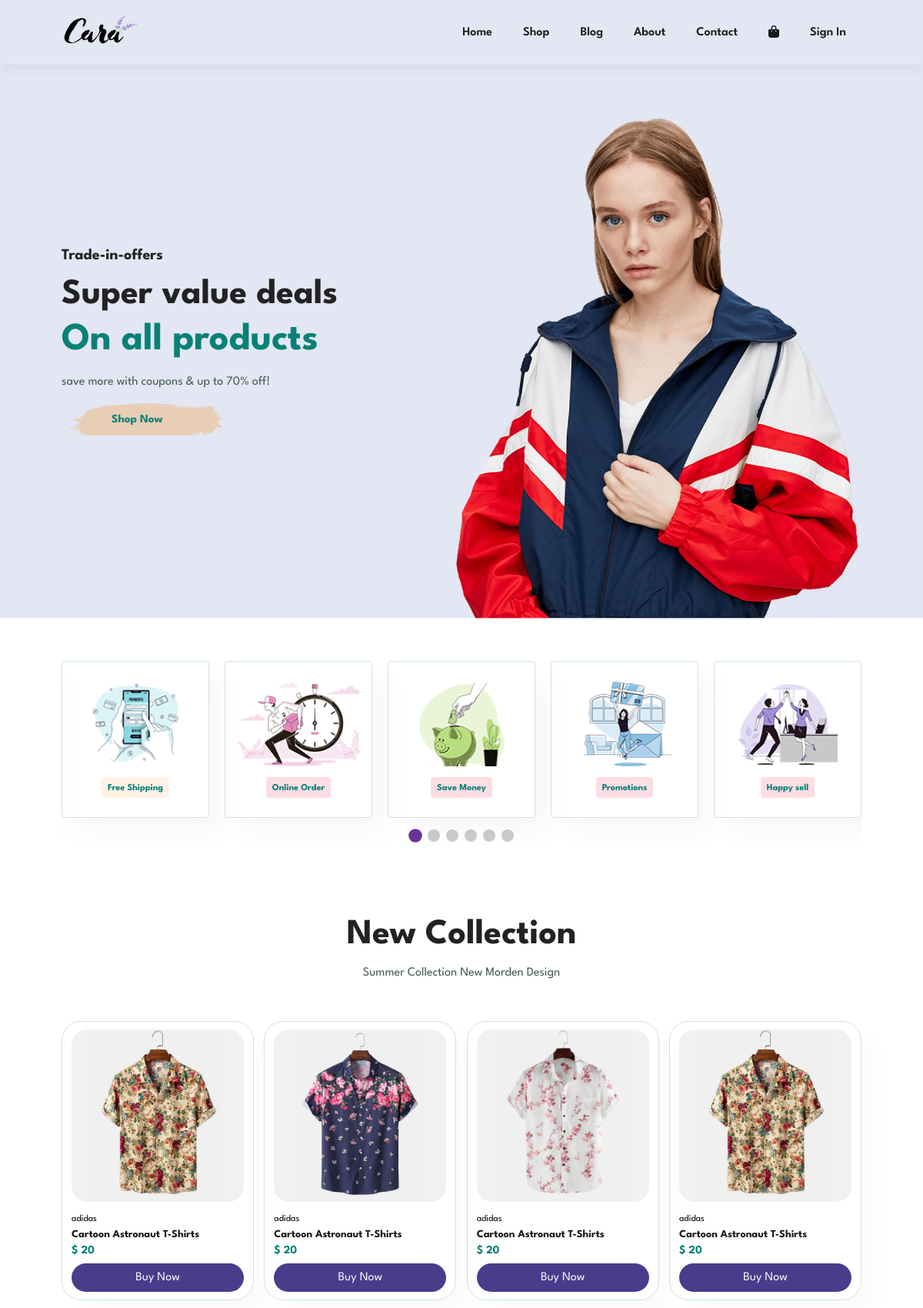
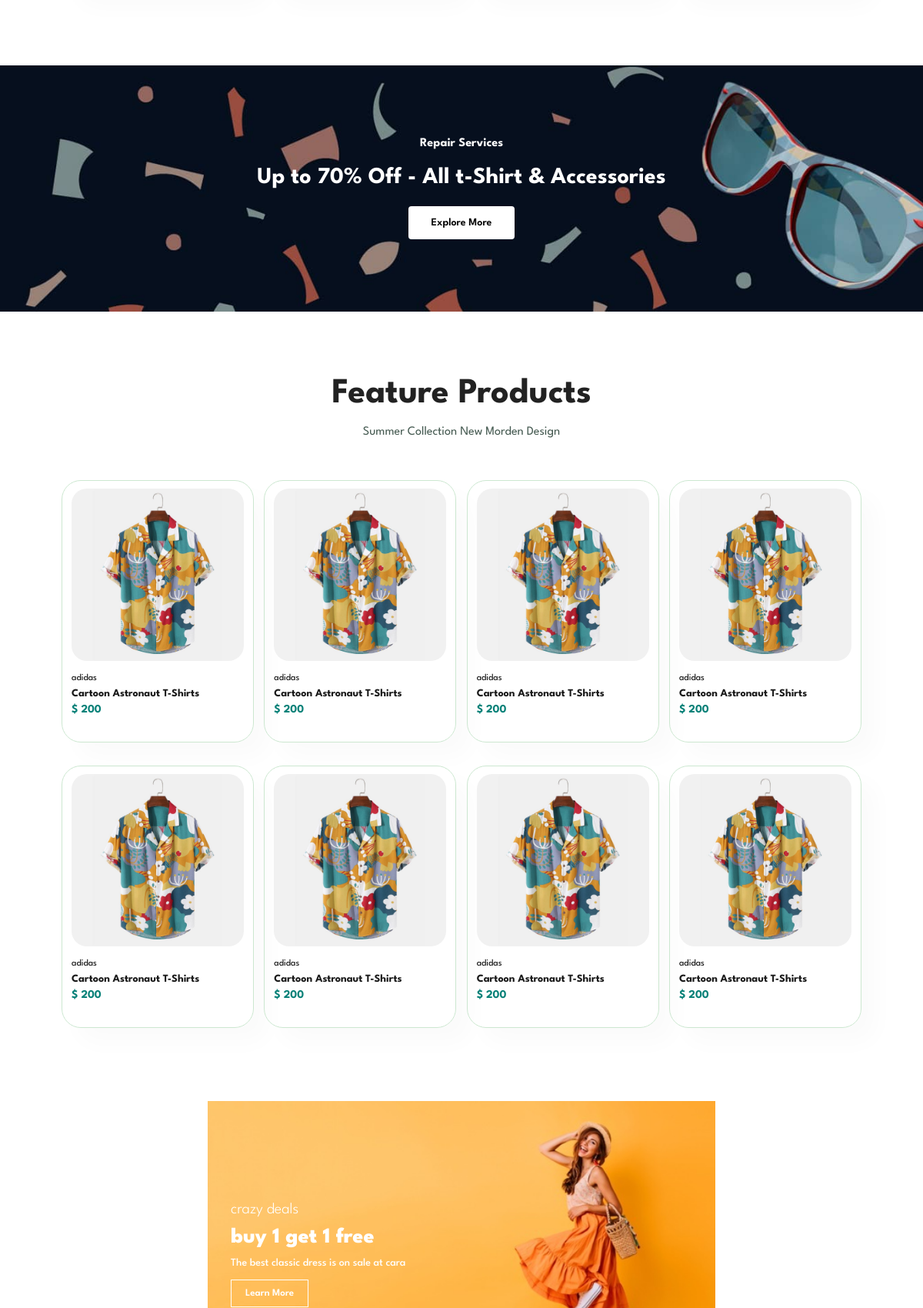
The page / (upper part) on the database its author committed (2 pictures, top to bottom).
### tables this page shows
CREATE TABLE `logo` (
  `id` int(11) NOT NULL,
  `logo_img` text NOT NULL
);

CREATE TABLE `hero` (
  `id` int(11) NOT NULL,
  `sub_title` varchar(255) NOT NULL,
  `title` varchar(255) NOT NULL,
  `title2` varchar(255) NOT NULL,
  `content` varchar(255) NOT NULL,
  `img` text NOT NULL
);

CREATE TABLE `feature` (
  `id` int(11) NOT NULL,
  `image` text NOT NULL,
  `service` varchar(255) NOT NULL
);

CREATE TABLE `pro_heading` (
  `id` int(11) NOT NULL,
  `title` varchar(255) NOT NULL,
  `subtitle` varchar(255) NOT NULL
);

CREATE TABLE `product` (
  `id` int(11) NOT NULL,
  `image` text NOT NULL,
  `subtitle` varchar(255) NOT NULL,
  `title` varchar(255) NOT NULL,
  `price` varchar(255) NOT NULL,
  `size` text NOT NULL,
  `content` text NOT NULL
);

CREATE TABLE `banner` (
  `id` int(11) NOT NULL,
  `image` text NOT NULL,
  `subtitle` varchar(255) NOT NULL,
  `title` varchar(255) NOT NULL
);

CREATE TABLE `new_pro_heading` (
  `id` int(11) NOT NULL,
  `title` varchar(255) NOT NULL,
  `subtitle` varchar(255) NOT NULL
);

CREATE TABLE `new_arrivals` (
  `id` int(11) NOT NULL,
  `image` text NOT NULL,
  `subtitle` varchar(255) NOT NULL,
  `title` varchar(255) NOT NULL,
  `icon` varchar(255) NOT NULL,
  `price` varchar(255) NOT NULL,
  `icon2` varchar(255) NOT NULL
);

CREATE TABLE `sm_banner` (
  `id` int(11) NOT NULL,
  `subtitle` varchar(255) NOT NULL,
  `title` varchar(255) NOT NULL,
  `content` varchar(255) NOT NULL,
  `image` text NOT NULL
);

### index.php (the view, shortened to what this page needs)
<?php include("header.php"); ?>
<body>
    <?php include("nabvar.php"); ?>
    <section id="hero">
        <?php
        $sql = 'select*from hero';
        $result = $connection->query($sql);
        $row = mysqli_fetch_array($result);
        ?>
        <h4>
            <?php echo $row['sub_title']; ?>
        </h4>
        <h2>
            <?php echo $row['title']; ?>
        </h2>
        <h1>
            <?php echo $row['title2']; ?>
        </h1>
        <p>
            <?php echo $row['content']; ?>
        </p>
        <button class="wow animate__rubberBand">Shop Now</button>
    </section>
    <div id="feature" class="section-p1">
        <div class="swiper category-slider wow animate__fadeInUp">
            <div class="swiper-wrapper">
                <?php
                $sql = 'select*from feature';
                $result = $connection->query($sql);
                while ($row = $result->fetch_assoc()) {
                    ?>
                    <div class=" swiper-slide fe-box">
                        <img src="./upload/<?php echo $row['image']; ?>" alt="">
                        <h6>
                            <?php echo $row['service']; ?>
                        </h6>
                    </div>
                <?php } ?>
            </div>
            <br><br>
            <div class="swiper-pagination"></div>
        </div>
    </div>
    <section id="product1" class="section-p1">
        <?php
        $sql = 'select*from pro_heading';
        $result = $connection->query($sql);
        $row = mysqli_fetch_array($result);
        ?>
        <h2>
            <?php echo $row['title']; ?>
        </h2>
        <p>
            <?php echo $row['subtitle']; ?>
        </p>
        <div class="pro-container">
            <?php
            $sql = 'select*from product';
            $result = $connection->query($sql);
            while ($row = $result->fetch_assoc()) {
                ?>
                <div class="pro wow animate__zoomIn">
                    <img src="./upload/<?php echo $row['image'] ?>" alt="">
                    <div class="des">
                        <span>
                            <?php echo $row['subtitle']; ?>
                        </span>
                        <h5>
                            <?php echo $row['title']; ?>
                        </h5>
                        <h4>$
                            <?php echo $row['price']; ?>
                        </h4>
                    </div>
                    <a href="sproduct.php?id=<?php echo $row['id']; ?>" class="by_btn">Buy Now</a>
                </div>
            <?php } ?>
        </div>
    </section>
    <?php
    $sql = 'select*from banner';
    $result = $connection->query($sql);
    $row = mysqli_fetch_array($result);
    ?>
    <section style="background-image: url(./upload/<?php echo $row['image'] ?>);" id="banner" class="section-m1">
        <h4>
            <?php echo $row['subtitle']; ?>
        </h4>
        <h2>
            <?php echo $row['title']; ?>
        </h2>
        <button class="normal">Explore More</button>
    </section>
    <section id="product1" class="section-p1">
        <?php
        $sql = "select*from new_pro_heading";
        $result = $connection->query($sql);
        $row = mysqli_fetch_array($result);
        ?>
        <h2>
            <?php echo $row['title']; ?>
        </h2>
        <p>
            <?php echo $row['subtitle']; ?>
        </p>
        <div class="pro-container">
            <?php
            $sql = "select*from new_arrivals";
            $result = $connection->query($sql);
            while ($row = $result->fetch_assoc()) {
                ?>
                <div class="pro wow animate__zoomIn">
                    <img src="./upload/<?php echo $row['image']; ?>" alt="">
                    <div class="des">
                        <span>
                            <?php echo $row['subtitle']; ?>
                        </span>
                        <h5>
                            <?php echo $row['title']; ?>
                        </h5>
                        <h4>$
                            <?php echo $row['price']; ?>
                        </h4>
                    </div>
                </div>
            <?php } ?>
        </div>
    </section>
    <section id="sm-banner" class="section-p1 wow animate__fadeInUp">
        <?php
        $sql = "select*from sm_banner";
        $result = $connection->query($sql);
        $row = mysqli_fetch_array($result);
        ?>
        <div class="banner-box" style="background-image: url(./upload/<?php echo $row['image']; ?>)">
            <h4>
                <?php echo $row['subtitle']; ?>
            </h4>
            <h2>
                <?php echo $row['title']; ?>
            </h2>
            <span>
                <?php echo $row['content']; ?>
            </span>
            <button class="white">Learn More</button>
        </div>
    </section>
    <?php include("footer.php"); ?>

### nabvar.php (shortened to what this page needs)
<section id="header">
<?php
$sql='select*from logo';
$result=$connection->query($sql);
$row=mysqli_fetch_array($result);
?>
<a href="#"><img src="./upload/<?php echo $row['logo_img'];?>" class="logo" alt=""></a>
<div>
    <ul id="navbar">
        <li><a class="" href="index.php">Home</a></li>
        <li><a href="shop.php">Shop</a></li>
        <li><a href="blog.php">Blog</a></li>
        <li><a href="about.php">About</a></li>
        <li><a href="contact.php">Contact</a></li>
        <li id="lg-bag"><a href="checkout.php"><i class="fa-solid fa-bag-shopping"></i></a></li>
        <?php
            if(isset($_SESSION['user_id'])){
                ?>
        <li><a href="logout.php">Logout(<?php echo $_SESSION['name'];?>)</a></li>
        <?php }
        else{
            ?>
            <li><a href="login.php">Sign In</a></li>
       <?php  } ?>
    </ul>
</div>
</section>

### style.css (style rules this page uses)
* { margin: 0; padding: 0; box-sizing: border-box; font-family: 'League Spartan', sans-serif; }
h1 { font-size: 50px; line-height: 64px; color: #222; }
h2 { font-size: 46px; line-height: 54px; color: #222; }
.by_btn { display: block; font-size: 1rem; color: whitesmoke; background-color: darkslateblue; padding: .7rem 3rem; text-decoration: none; border-radius: 1.5rem; }
h4 { font-size: 20px; color: #222; }
h6 { font-weight: 700; font-size: 12px; }
p { font-size: 16px; color: #465b52; margin: 15px 0 20px 0; }
.section-p1 { padding: 40px 80px; }
.section-m1 { margin: 40px 0; }
button.normal { font-size: 14px; font-weight: 600; padding: 15px 30px; color: #000; background-color: #fff; border-radius: 4px; cursor: pointer; border: none; outline: none; transition: 0.2s; }
button.white { font-size: 13px; font-weight: 600; padding: 11px 18px; color: #fff; background-color: transparent; cursor: pointer; border: 1px solid #fff; outline: none; transition: 0.2s; }
body { width: 100%; }
#header { display: flex; align-items: center; justify-content: space-between; padding: 20px 80px; background-color: #E3E6F3; box-shadow: 0 5px 15px rgb(0, 0, 0, 0.06); z-index: 999; position: sticky; top: 0; left: 0; }
#navbar { display: flex; align-items: center; justify-content: center; }
#navbar li { list-style: none; padding: 0 20px; position: relative; }
#navbar li a { text-decoration: none; font-size: 16px; font-weight: 600; color: #1a1a1a; transition: 0.3s ease; }
#hero { background-image: url("./img/hero4.png"); height: 90vh; width: 100%; background-size: cover; background-position: top 25% right 0; padding: 0 80px; display: flex; flex-direction: column; align-items: flex-start; justify-content: center; }
#hero h4 { padding-bottom: 15px; }
#hero h1 { color: #088178; }
#hero button { background-image: url(./img/button.png); background-color: transparent; color: #088178; border: 0; padding: 14px 80px 14px 65px; background-repeat: no-repeat; cursor: pointer; font-weight: 700; font-size: 15px; }
#feature { display: flex; align-items: center; justify-content: space-between; flex-wrap: wrap; }
#feature .fe-box { width: 180px; text-align: center; padding: 25px 15px; box-shadow: 20px 20px 34px rgb(0, 0, 0, 0.03); border: 1px solid #cce7d0; border-radius: 4px; margin: 15px 0; overflow: hidden !important; }
#feature .fe-box img { width: 100%; margin-bottom: 10px; }
#feature .fe-box h6 { display: inline-block; padding: 9px 8px 6px 8px; line-height: 1; border-radius: 4px; color: #088178; background-color: #fddde4; }
#feature .fe-box:nth-child(2) h6 { background-color: #cdebbc; }
#feature .fe-box:nth-child(3) h6 { background-color: #d1e8f2; }
#feature .fe-box:nth-child(4) h6 { background-color: #cdd4f8; }
#feature .fe-box:nth-child(6) h6 { background-color: #fff2e5; }
#product1 { text-align: center; }
#product1 .pro-container { display: flex; justify-content: space-between; flex-wrap: wrap; padding-top: 20px; }
#product1 .pro { width: 23%; min-width: 250px; padding: 10px 12px; border: 1px solid #cce7d0; border-radius: 25px; cursor: pointer; box-shadow: 20px 20px 30px rgb(0, 0, 0, 0.02); margin: 15px 0; transition: 0.2s ease; position: relative; }
#product1 .pro img { width: 100%; border-radius: 20px; }
#product1 .pro .des { text-align: start; padding: 10px 0; }
#product1 .pro .des span { color: #060606; font-size: 12px; }
#product1 .pro .des h5 { padding-top: 7px; color: #1a1a1a; font-size: 14px; }
#product1 .pro .des h4 { padding-top: 7px; font-size: 15px; font-weight: 700; color: #088178; }
#banner { display: flex; flex-direction: column; justify-content: center; align-items: center; text-align: center; width: 100%; height: 40vh; background-size: cover; background-position: center; }
#banner h4 { color: #fff; font-size: 16px; }
#banner h2 { color: #fff; font-size: 30px; padding: 10px 0; }
#sm-banner { display: flex; justify-content: space-between; flex-wrap: wrap; }
#sm-banner .banner-box { display: flex; flex-direction: column; justify-content: center; align-items: flex-start; background-image: url(./img/banner/b17.jpg); min-width: 660px; height: 50vh; background-size: cover; background-position: center; padding: 30px; margin: 0 auto; }
#sm-banner h4 { color: #fff; font-size: 20px; font-weight: 300; }
#sm-banner h2 { color: #fff; font-size: 28px; font-weight: 800; }
#sm-banner span { color: #fff; font-size: 14px; font-weight: 500; padding-bottom: 15px; }

### rows shown on the page
logo: logo_img (picture)
hero: sub_title "Trade-in-offers", title "Super value deals", title2 "On all products", content "save more with coupons & up to 70% off!"
feature: image (picture), service "Free Shipping"
feature: image (picture), service "Online Order"
feature: image (picture), service "Save Money"
feature: image (picture), service "Promotions"
feature: image (picture), service "Happy sell"
pro_heading: title "New Collection", subtitle "Summer Collection New Morden Design"
product: image (picture), subtitle "adidas", title "Cartoon Astronaut T-Shirts", price "20"
product: image (picture), subtitle "adidas", title "Cartoon Astronaut T-Shirts", price "20"
product: image (picture), subtitle "adidas", title "Cartoon Astronaut T-Shirts", price "20"
product: image (picture), subtitle "adidas", title "Cartoon Astronaut T-Shirts", price "20"
banner: image (picture), subtitle "Repair Services", title "Up to 70% Off - All t-Shirt & Accessories"
new_pro_heading: title "Feature Products", subtitle "Summer Collection New Morden Design"
new_arrivals: image (picture), subtitle "adidas", title "Cartoon Astronaut T-Shirts", price "200"
new_arrivals: image (picture), subtitle "adidas", title "Cartoon Astronaut T-Shirts", price "200"
new_arrivals: image (picture), subtitle "adidas", title "Cartoon Astronaut T-Shirts", price "200"
new_arrivals: image (picture), subtitle "adidas", title "Cartoon Astronaut T-Shirts", price "200"
new_arrivals: image (picture), subtitle "adidas", title "Cartoon Astronaut T-Shirts", price "200"
new_arrivals: image (picture), subtitle "adidas", title "Cartoon Astronaut T-Shirts", price "200"
new_arrivals: image (picture), subtitle "adidas", title "Cartoon Astronaut T-Shirts", price "200"
new_arrivals: image (picture), subtitle "adidas", title "Cartoon Astronaut T-Shirts", price "200"
sm_banner: image (picture), subtitle "crazy deals", title "buy 1 get 1 free", content "The best classic dress is on sale at cara"
